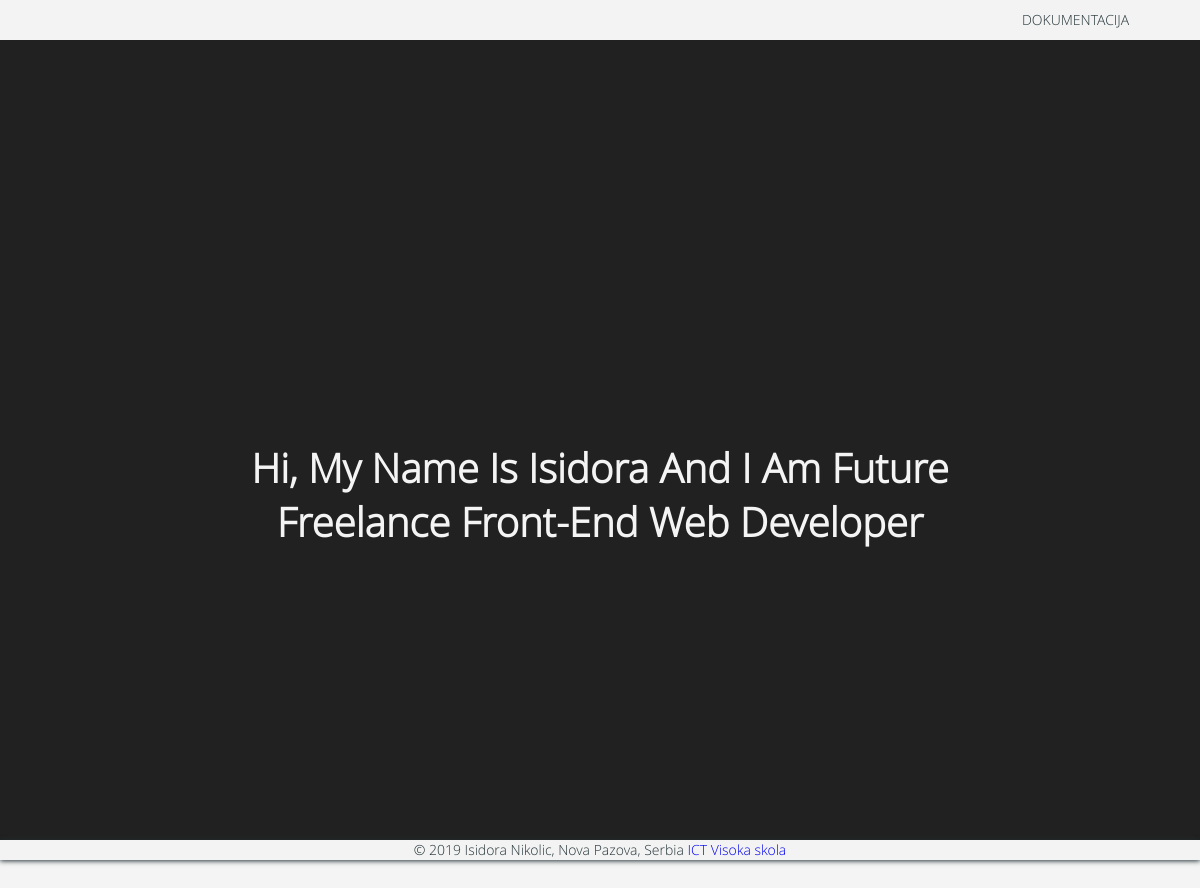
Before: / with the older database file.
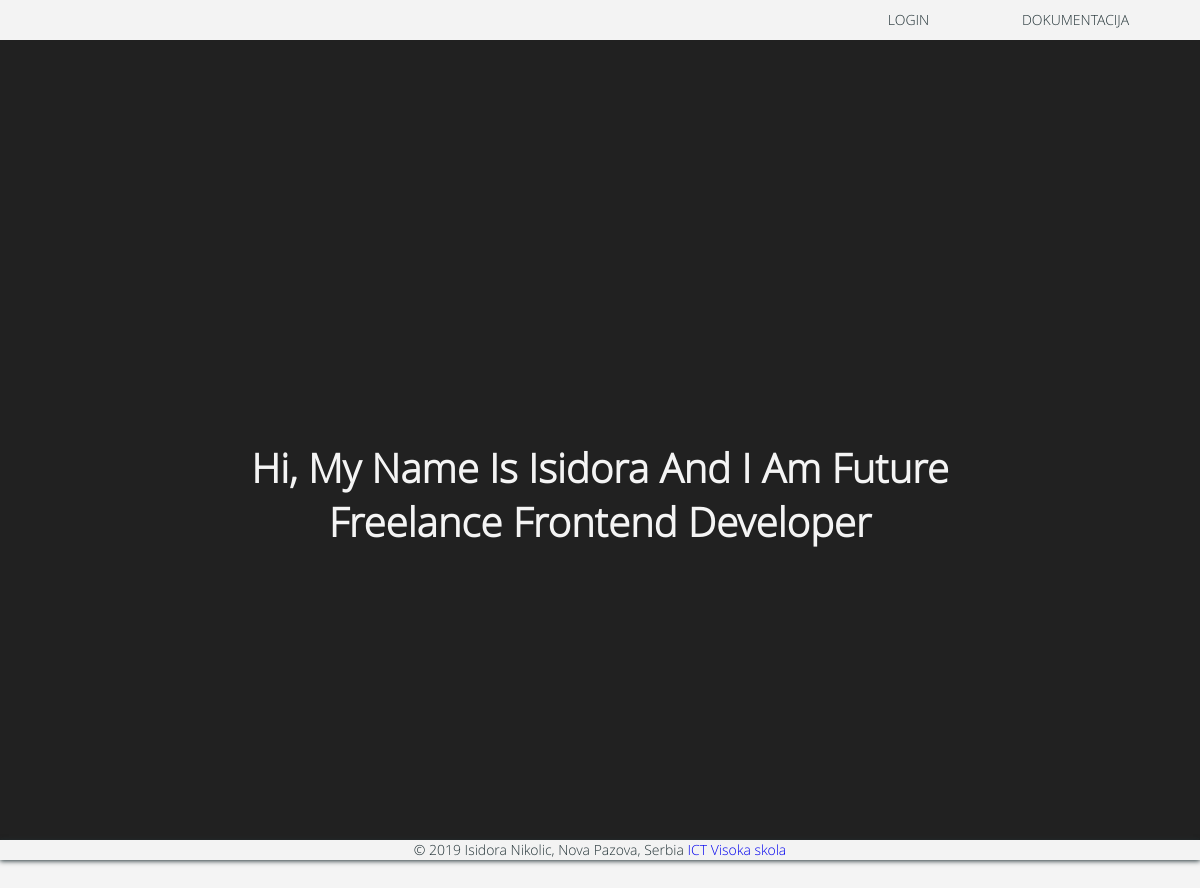
After: the same page with the newer database file.
### tables this page shows
CREATE TABLE `site_text` (
  `id` int(11) NOT NULL,
  `text` text NOT NULL
);

CREATE TABLE `nav_meni` (
  `id` int(10) NOT NULL,
  `admin` varchar(20) NOT NULL,
  `korisnik` varchar(20) NOT NULL,
  `izlogovan` varchar(20) NOT NULL
);

### index.php (the view)
<?php
include "views/header.php";
?>
<section id="hero-header" >
    <div class="element"></div>
    <?php
        include "php/konekcija.php";
        $upit = "SELECT * FROM site_text";
        $rezultat = $konekcija->query($upit)->fetchAll();
        $rezultat = $rezultat[0]->text;
    ?>
    <h1><?= $rezultat ?></h1>
</section>
<?php
include "views/footer.php";
?>

### views/header.php (shortened to what this page needs)
<!doctype html>
<html>
<?php
include "php/konekcija.php";
?>
<head>
    <link rel="stylesheet" type="text/css" href="../css/notify.css" />
    <link rel="stylesheet" type="text/css" href="../css/style.css" />
    <link rel="stylesheet" type="text/css" href="../css/lightbox.css" />
</head>
<body>
<header id="header_nav" >
        <nav class="cl-effect-1">
        <?php
            $upit = "SELECT * FROM nav_meni";
            $rezultat = $konekcija->query($upit)->fetchAll();
            $logged = isset($user);
            if(!$logged){
                foreach($rezultat as $r):
                    if($r->izlogovan != "0"){
                ?>
                    <a class="header_nav-link nav_color" href="<?= $r->izlogovan ?>.php"><?= $r->izlogovan ?></a>
                <?php } endforeach; }
                ?>
                <a class="header_nav-link nav_color" href="dokumentacija.pdf">Dokumentacija</a>
        </nav>
    </header>

### views/footer.php (shortened to what this page needs)
<footer>
        <span>&copy; 2019 Isidora Nikolic, Nova Pazova, Serbia <a href="http://www.ict.edu.rs/">ICT Visoka skola</a></span>
    </footer>
</body>
</html>

### css/style.css (style rules this page uses)
* { text-align: center; margin: 0; padding: 0; }
a { text-decoration: none; }
body { background-color: #f4f4f4; width: 100%; overflow: hidden; }
header { background-color: #233337; height: 50px; }
nav { display: none; }
.element { height: 200px; overflow: hidden; position: absolute; width: 100%; color: #f4f4f4; font-family: open_sanslight; opacity: 0.4; font-size: 5px; text-align: left; }
#hero-header { background-color: #212121; height: 200px; width: 100%; }
#hero-header h1 { left: 50%; transform: translateX(-50%); font-size: 130%; width: 80%; position: absolute; top: 85px; color: #f4f4f4; text-transform: capitalize; font-family: open_sanslight; }
footer { background-color: #233337; text-align: center; height: 20px; background-color: rgba(244, 244, 244, 0.95); box-shadow: 0px 1px 5px #233337; }
footer span { font-family: open_sanslight; color: #233337; font-size: 14px; }
@media screen and (min-width:550px) { #hero-header h1 { width: 40%; } }
@media screen and (min-width:1024px) { header { height: 40px; width: 100%; background-color: rgba(244, 244, 244, 0); z-index: 9999; transition: background-color 500ms; box-shadow: none; background-color: rgba(244, 244, 244, 0.95); box-shadow: 0px 1px 5px #233337; } }
@media screen and (min-width:1024px) { nav { display: block; float: right; position: relative; top: 25%; transform: translateY(-50%); height: 0; } }
@media screen and (min-width:1024px) { nav a { margin-right: 50px; text-decoration: none; color: #233337; text-transform: uppercase; font-family: open_sanslight; font-size: 14px; transition: color 500ms; } }
@media screen and (min-width:1024px) { *, *:after, *::before { -webkit-box-sizing: border-box; -moz-box-sizing: border-box; box-sizing: border-box; } }
@media screen and (min-width:1024px) { .element { height: 100%; overflow: hidden; padding-top: 0px; font-size: 10px; } }
@media screen and (min-width:1024px) { #hero-header { height: 100vh; } }
@media screen and (min-width:1024px) { #hero-header h1 { font-size: 250%; top: 45%; width: 750px; } }
@media screen and (min-width:1024px) { .cl-effect-1 a::before, .cl-effect-1 a::after { display: inline-block; opacity: 0; -webkit-transition: -webkit-transform 0.3s, opacity 0.2s; -moz-transition: -moz-transform 0.3s, opacity 0.2s; transition: transform 0.3s, opacity 0.2s; } }
@media screen and (min-width:1024px) { .cl-effect-1 a::before { margin-right: 10px; content: '<'; -webkit-transform: translateX(20px); -moz-transform: translateX(20px); transform: translateX(20px); } }
@media screen and (min-width:1024px) { .cl-effect-1 a::after { margin-left: 8px; content: '/>'; -webkit-transform: translateX(-20px); -moz-transform: translateX(-20px); transform: translateX(-20px); } }

Changed rows visible on the page:
added nav_meni: izlogovan "LOGIN"
changed site_text: text "Hi, My Name Is Isidora And I Am Future Freelance Front-End Web Developer" → "Hi, My Name Is Isidora And I Am Future Freelance Frontend Developer"
